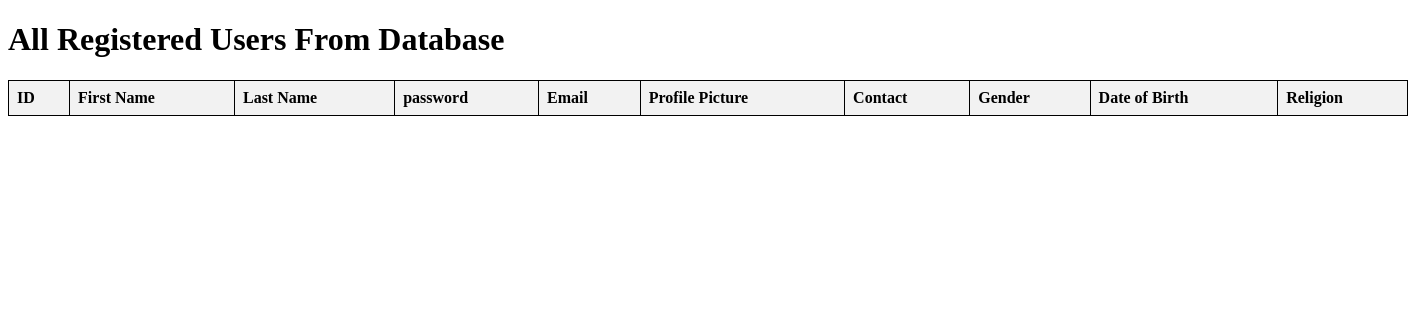
Page /Show_All_user.php on the earlier database version.
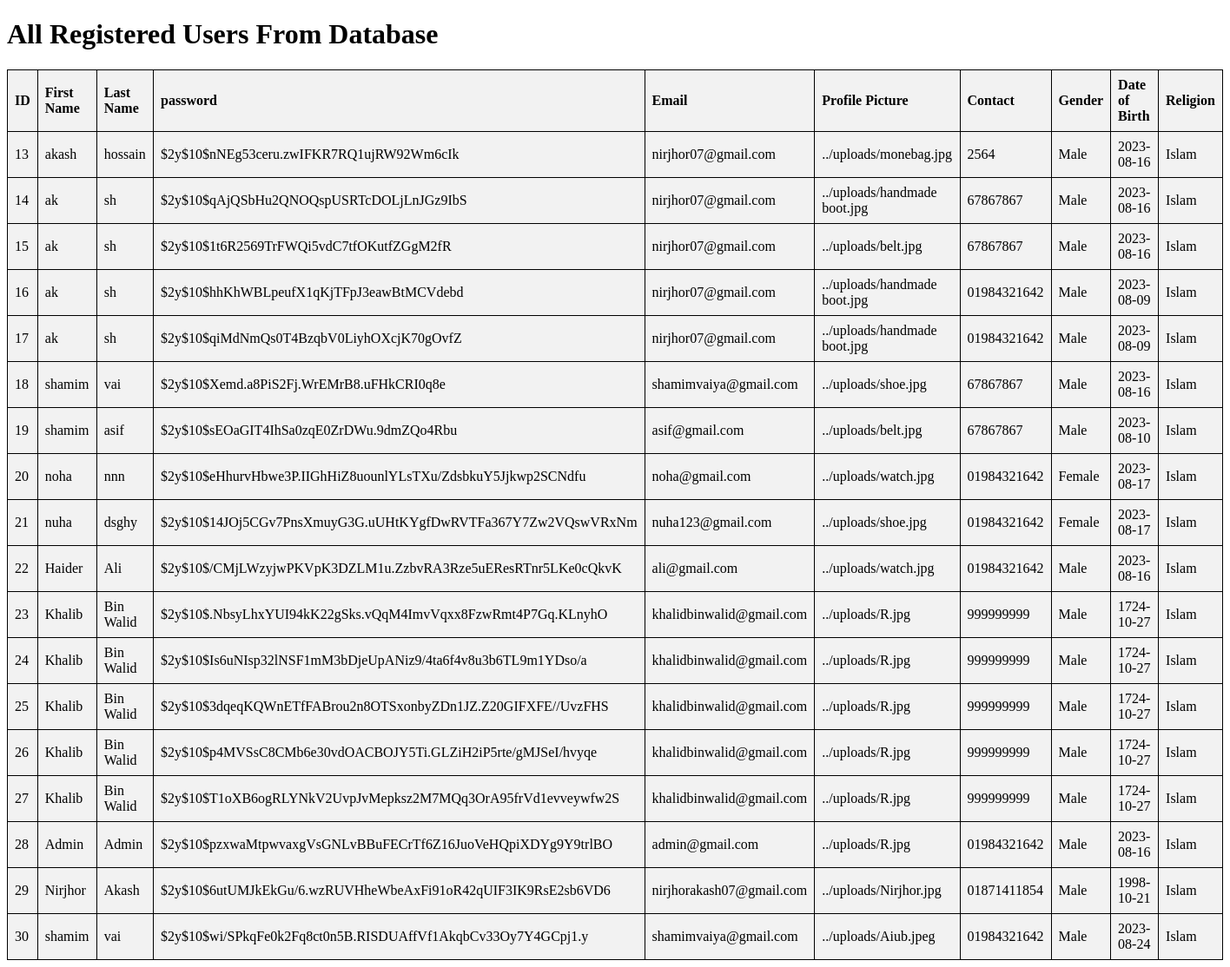
Same page on the later database version.
### tables this page shows
CREATE TABLE `registation_info` (
  `ID` int(11) NOT NULL,
  `firstName` varchar(40) NOT NULL,
  `lastName` varchar(40) NOT NULL,
  `passWord` varchar(255) NOT NULL,
  `email` varchar(40) NOT NULL,
  `uploadPicture` varchar(400) NOT NULL,
  `contact` varchar(20) NOT NULL,
  `Gender` varchar(10) NOT NULL,
  `dob` varchar(10) NOT NULL,
  `religion` varchar(10) NOT NULL
);

### model/model.php (called while the page is built, shortened)
<?php
function showAllusers(){
    $conn = db_conn();
    $selectQuery = 'SELECT * FROM `registation_info` ';
    try {
        $stmt = $conn->query($selectQuery);
    } catch(PDOException $e) {
        echo $e->getMessage();
    }
    $rows = $stmt->fetchAll(PDO::FETCH_ASSOC);
    return $rows;
}

### controller/registation_info.php (called while the page is built, shortened)
<?php
require_once ('model/model.php');
function fetchAllusers(){
	return showAllusers();
}
?>

### Show_All_user.php (the view, shortened to what this page needs)
<?php
require_once 'controller/registation_info.php';
$users = fetchAllusers();
?>
<!DOCTYPE html>
<html>
<head>
</head>
<body>
    <h1>All Registered Users From Database</h1>
    <table>
        <thead>
            <tr>
                <th>ID</th>
                <th>First Name</th>
                <th>Last Name</th>
                <th>password</th>
                <th>Email</th>
                <th>Profile Picture</th>
                <th>Contact</th>
                <th>Gender</th>
                <th>Date of Birth</th>
                <th>Religion</th>
            </tr>
        </thead>
        <tbody>
            <?php foreach ($users as $user): ?>
            <tr>
                <td><?php echo $user['ID'] ?></td>
                <td><?php echo $user['firstName'] ?></td>
                <td><?php echo $user['lastName'] ?></td>
                <td><?php echo $user['passWord'] ?></td>
                <td><?php echo $user['email'] ?></td>
                <td><?php echo $user['uploadPicture'] ?></td>
                <td><?php echo $user['contact'] ?></td>
                <td><?php echo $user['Gender'] ?></td>
                <td><?php echo $user['dob'] ?></td>
                <td><?php echo $user['religion'] ?></td>
            </tr>
            <?php endforeach; ?>
        </tbody>
    </table>
</body>
</html>

### Show_All_user.php (style rules this page uses)
table { border-collapse: collapse; width: 100%; background-color: #f2f2f2; }
th, td { border: 1px solid black; padding: 8px; text-align: left; }

Differences in the rows shown:
added registation_info: ID "13", firstName "akash", lastName "hossain", passWord "$2y$10$nNEg53ceru.zwIFKR7RQ1ujRW92Wm6cIk", email "nirjhor07@gmail.com", uploadPicture "../uploads/monebag.jpg", contact "2564", Gender "Male", dob "2023-08-16", religion "Islam"
added registation_info: ID "14", firstName "ak", lastName "sh", passWord "$2y$10$qAjQSbHu2QNOQspUSRTcDOLjLnJGz9IbS", email "nirjhor07@gmail.com", uploadPicture "../uploads/handmade boot.jpg", contact "67867867", Gender "Male", dob "2023-08-16", religion "Islam"
added registation_info: ID "15", firstName "ak", lastName "sh", passWord "$2y$10$1t6R2569TrFWQi5vdC7tfOKutfZGgM2fR", email "nirjhor07@gmail.com", uploadPicture "../uploads/belt.jpg", contact "67867867", Gender "Male", dob "2023-08-16", religion "Islam"
added registation_info: ID "16", firstName "ak", lastName "sh", passWord "$2y$10$hhKhWBLpeufX1qKjTFpJ3eawBtMCVdebd", email "nirjhor07@gmail.com", uploadPicture "../uploads/handmade boot.jpg", contact "01984321642", Gender "Male", dob "2023-08-09", religion "Islam"
added registation_info: ID "17", firstName "ak", lastName "sh", passWord "$2y$10$qiMdNmQs0T4BzqbV0LiyhOXcjK70gOvfZ", email "nirjhor07@gmail.com", uploadPicture "../uploads/handmade boot.jpg", contact "01984321642", Gender "Male", dob "2023-08-09", religion "Islam"
added registation_info: ID "18", firstName "shamim", lastName "vai", passWord "$2y$10$Xemd.a8PiS2Fj.WrEMrB8.uFHkCRI0q8e", email "shamimvaiya@gmail.com", uploadPicture "../uploads/shoe.jpg", contact "67867867", Gender "Male", dob "2023-08-16", religion "Islam"
added registation_info: ID "19", firstName "shamim", lastName "asif", passWord "$2y$10$sEOaGIT4IhSa0zqE0ZrDWu.9dmZQo4Rbu", email "asif@gmail.com", uploadPicture "../uploads/belt.jpg", contact "67867867", Gender "Male", dob "2023-08-10", religion "Islam"
added registation_info: ID "20", firstName "noha", lastName "nnn", passWord "$2y$10$eHhurvHbwe3P.IIGhHiZ8uounlYLsTXu/ZdsbkuY5Jjkwp2SCNdfu", email "noha@gmail.com", uploadPicture "../uploads/watch.jpg", contact "01984321642", Gender "Female", dob "2023-08-17", religion "Islam"
added registation_info: ID "21", firstName "nuha", lastName "dsghy", passWord "$2y$10$14JOj5CGv7PnsXmuyG3G.uUHtKYgfDwRVTFa367Y7Zw2VQswVRxNm", email "nuha123@gmail.com", uploadPicture "../uploads/shoe.jpg", contact "01984321642", Gender "Female", dob "2023-08-17", religion "Islam"
added registation_info: ID "22", firstName "Haider", lastName "Ali", passWord "$2y$10$/CMjLWzyjwPKVpK3DZLM1u.ZzbvRA3Rze5uEResRTnr5LKe0cQkvK", email "ali@gmail.com", uploadPicture "../uploads/watch.jpg", contact "01984321642", Gender "Male", dob "2023-08-16", religion "Islam"
added registation_info: ID "23", firstName "Khalib", lastName "Bin Walid", passWord "$2y$10$.NbsyLhxYUI94kK22gSks.vQqM4ImvVqxx8FzwRmt4P7Gq.KLnyhO", email "khalidbinwalid@gmail.com", uploadPicture "../uploads/R.jpg", contact "999999999", Gender "Male", dob "1724-10-27", religion "Islam"
added registation_info: ID "24", firstName "Khalib", lastName "Bin Walid", passWord "$2y$10$Is6uNIsp32lNSF1mM3bDjeUpANiz9/4ta6f4v8u3b6TL9m1YDso/a", email "khalidbinwalid@gmail.com", uploadPicture "../uploads/R.jpg", contact "999999999", Gender "Male", dob "1724-10-27", religion "Islam"
added registation_info: ID "25", firstName "Khalib", lastName "Bin Walid", passWord "$2y$10$3dqeqKQWnETfFABrou2n8OTSxonbyZDn1JZ.Z20GIFXFE//UvzFHS", email "khalidbinwalid@gmail.com", uploadPicture "../uploads/R.jpg", contact "999999999", Gender "Male", dob "1724-10-27", religion "Islam"
added registation_info: ID "26", firstName "Khalib", lastName "Bin Walid", passWord "$2y$10$p4MVSsC8CMb6e30vdOACBOJY5Ti.GLZiH2iP5rte/gMJSeI/hvyqe", email "khalidbinwalid@gmail.com", uploadPicture "../uploads/R.jpg", contact "999999999", Gender "Male", dob "1724-10-27", religion "Islam"
added registation_info: ID "27", firstName "Khalib", lastName "Bin Walid", passWord "$2y$10$T1oXB6ogRLYNkV2UvpJvMepksz2M7MQq3OrA95frVd1evveywfw2S", email "khalidbinwalid@gmail.com", uploadPicture "../uploads/R.jpg", contact "999999999", Gender "Male", dob "1724-10-27", religion "Islam"
added registation_info: ID "28", firstName "Admin", lastName "Admin", passWord "$2y$10$pzxwaMtpwvaxgVsGNLvBBuFECrTf6Z16JuoVeHQpiXDYg9Y9trlBO", email "admin@gmail.com", uploadPicture "../uploads/R.jpg", contact "01984321642", Gender "Male", dob "2023-08-16", religion "Islam"
added registation_info: ID "29", firstName "Nirjhor", lastName "Akash", passWord "$2y$10$6utUMJkEkGu/6.wzRUVHheWbeAxFi91oR42qUIF3IK9RsE2sb6VD6", email "nirjhorakash07@gmail.com", uploadPicture "../uploads/Nirjhor.jpg", contact "01871411854", Gender "Male", dob "1998-10-21", religion "Islam"
added registation_info: ID "30", firstName "shamim", lastName "vai", passWord "$2y$10$wi/SPkqFe0k2Fq8ct0n5B.RISDUAffVf1AkqbCv33Oy7Y4GCpj1.y", email "shamimvaiya@gmail.com", uploadPicture "../uploads/Aiub.jpeg", contact "01984321642", Gender "Male", dob "2023-08-24", religion "Islam"
